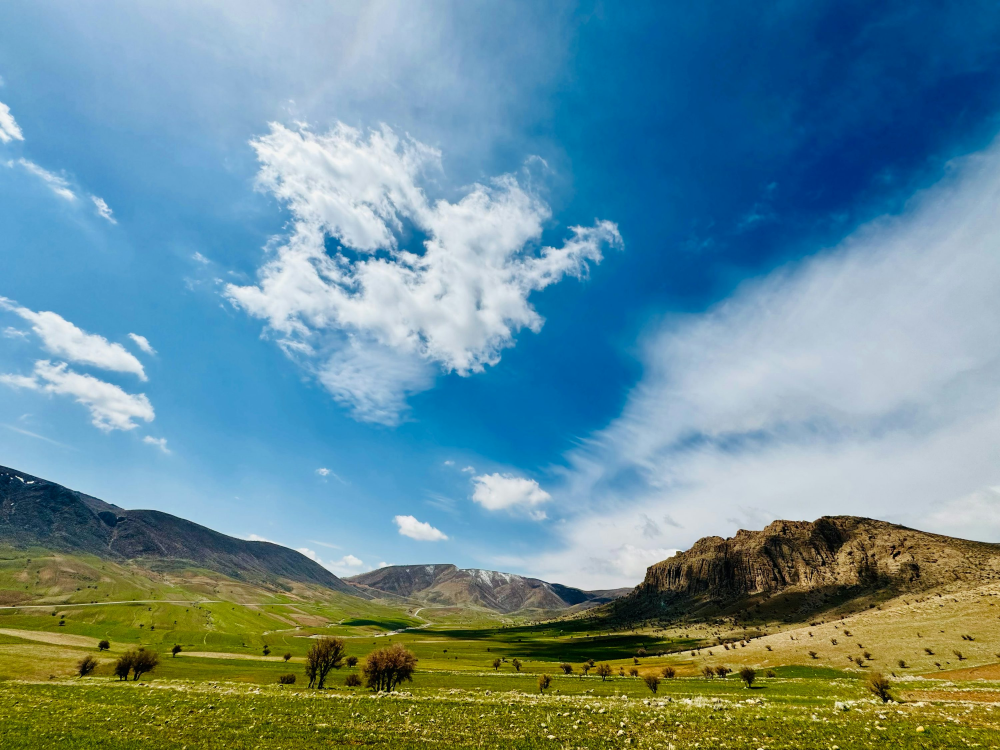
#> input picture photo-1713701310566-692282e2bee9.jfif, 3000 x 2250 px (shown at 1/3 size)
$ python -i image_input.py   (imports and definitions only)
#> lines starting #> are read from the running program, lines starting #| are printed output that depends on the picture
import cv2
import numpy as np
from PIL import Image
from typing import Union, Tuple, Optional
import os

class ImageInput:
    def __init__(self, target_size: Tuple[int, int] = (640, 480)):
        """
        Initialize the ImageInput class

        Args:
            target_size (Tuple[int, int]): Target size for processed images (width, height)
        """
        self.target_size = target_size
        self.camera = None

    # [36 lines left out: functions start_camera, stop_camera, capture_frame, not called in this run]

    def load_image(self, image_path: str) -> Optional[np.ndarray]:
        """
        Load and preprocess an image from file

        Args:
            image_path (str): Path to the image file

        Returns:
            Optional[np.ndarray]: Processed image or None if loading failed
        """
#> called with image_path = '../photo-1713701310566-692282e2bee9.jfif'
        if not os.path.exists(image_path):
            return None

        try:
            image = cv2.imread(image_path)
#> image is the input picture: shape (2250, 3000, 3); mean B, G, R 150.7, 142.2, 105.8
            if image is None:
                return None
            return self.preprocess_image(image)
#> in preprocess_image, `image = cv2.resize(image, self.target_size)`:
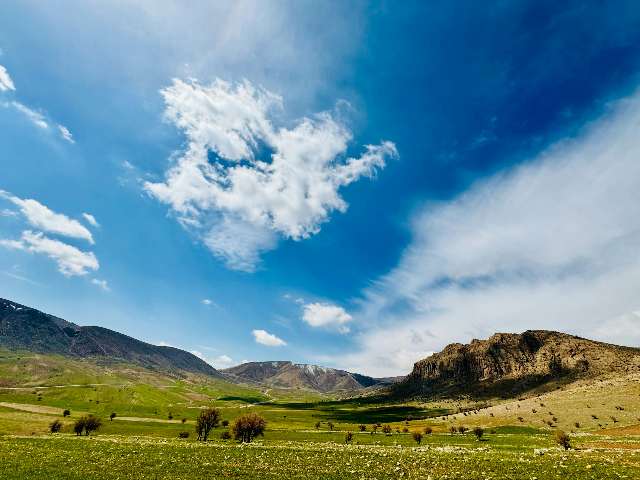
#> image: shape (480, 640, 3); mean of channels 0, 1, 2 150.6, 142.1, 105.7; drawn as B, G, R
        except Exception as e:
            print(f"Error loading image: {e}")
            return None

    # [30 lines left out: function enhance_colors, not called in this run]

    def correct_color_balance(self, image: np.ndarray) -> np.ndarray:
        """
        Correct color balance using multiple techniques

        Args:
            image (np.ndarray): Input image

        Returns:
            np.ndarray: Color corrected image
        """
        # Convert to LAB color space
        lab = cv2.cvtColor(image, cv2.COLOR_RGB2LAB)
#> lab: shape (480, 640, 3) float32; mean of channels 0, 1, 2 57, -3.9, -8.1
        l, a, b = cv2.split(lab)
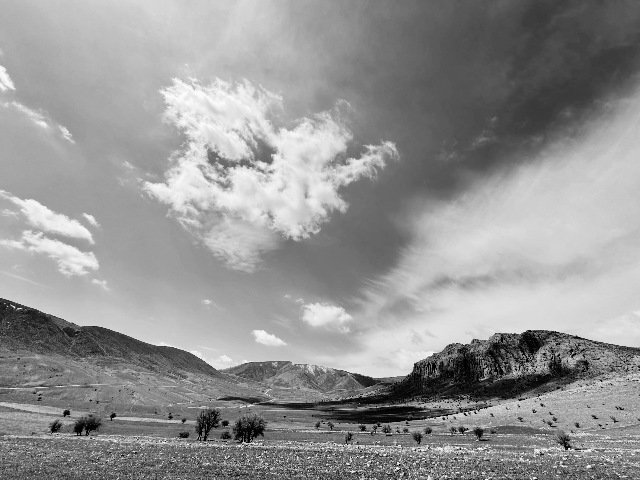
#> l: shape (480, 640) float32; min 0.0793, max 97.57, mean 57; drawn with min black and max white
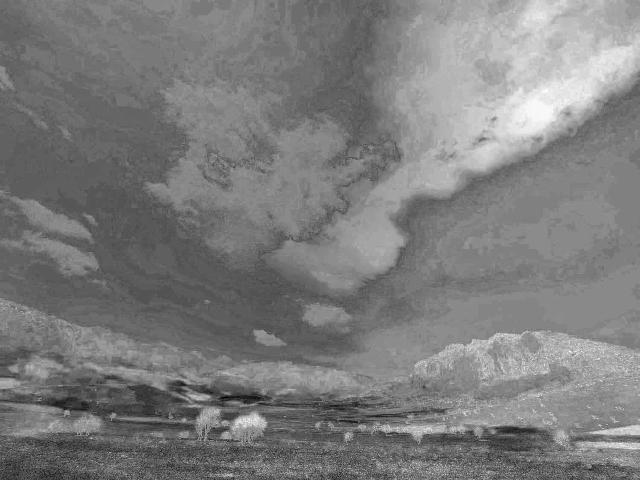
#> a: shape (480, 640) float32; min -26.84, max 19.89, mean -3.91; drawn with min black and max white
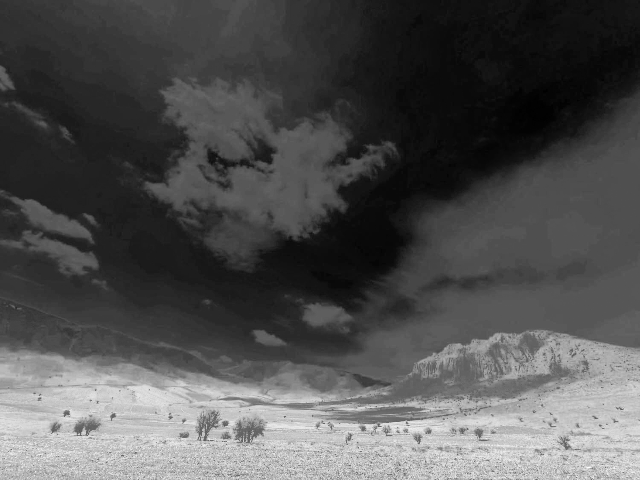
#> b: shape (480, 640) float32; min -47.92, max 76.16, mean -8.1; drawn with min black and max white

        # Adjust a and b channels to reduce color casts
        a = a.astype(np.float32)
        b = b.astype(np.float32)

        # Reduce blue-yellow tint
        b = b - np.mean(b) * 0.5

        # Reduce green-red tint
        a = a - np.mean(a) * 0.3

        # Clip values to valid range
        a = np.clip(a, 0, 255).astype(np.uint8)
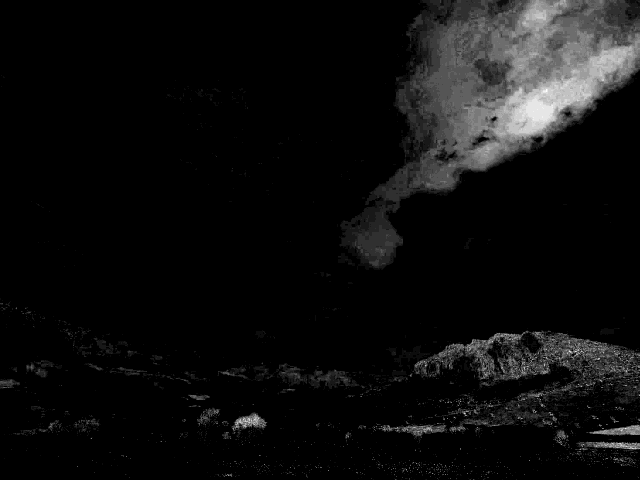
#> a: shape (480, 640); min 0, max 21, mean 1.2; drawn with min black and max white
        b = np.clip(b, 0, 255).astype(np.uint8)
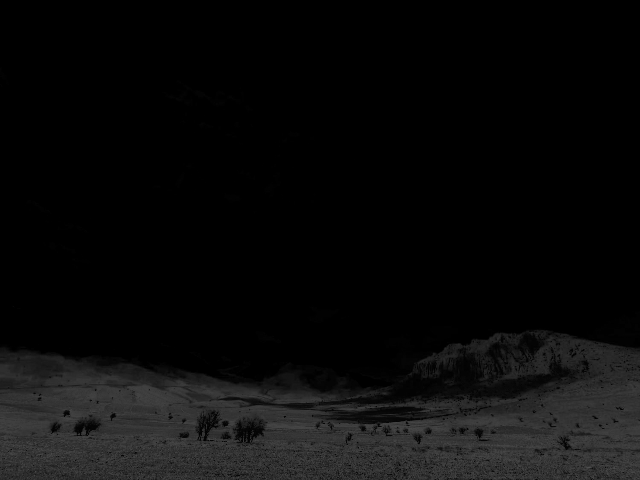
#> b: shape (480, 640); min 0, max 80, mean 10.4

        # Merge channels back
        lab = cv2.merge([l, a, b])

        # Convert back to RGB
        return cv2.cvtColor(lab, cv2.COLOR_LAB2RGB)

    def preprocess_image(self, image: np.ndarray) -> np.ndarray:
        """
        Preprocess the input image

        Args:
            image (np.ndarray): Input image

        Returns:
            np.ndarray: Preprocessed image
        """
        # Resize image
        image = cv2.resize(image, self.target_size)

        # Convert to RGB if needed
        if len(image.shape) == 2:
            image = cv2.cvtColor(image, cv2.COLOR_GRAY2RGB)
        elif image.shape[2] == 4:
            image = cv2.cvtColor(image, cv2.COLOR_BGRA2RGB)
        else:
            image = cv2.cvtColor(image, cv2.COLOR_BGR2RGB)

        # Normalize pixel values
        image = image.astype(np.float32) / 255.0

        # Apply color correction
        image = self.correct_color_balance(image)

        # Enhance colors
        image = self.enhance_colors(image)

        return image

    # [23 lines left out: function validate_image, not called in this run]

>>> result = ImageInput().load_image('../photo-1713701310566-692282e2bee9.jfif')
